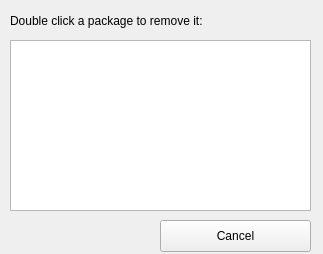
<?xml version="1.0" encoding="UTF-8"?>
<ui version="4.0">
 <class>Remove</class>
 <widget class="QMainWindow" name="Remove">
  <property name="geometry">
   <rect>
    <x>0</x>
    <y>0</y>
    <width>323</width>
    <height>254</height>
   </rect>
  </property>
  <property name="windowTitle">
   <string>MainWindow</string>
  </property>
  <widget class="QWidget" name="centralwidget">
   <widget class="QPushButton" name="cancelButton">
    <property name="geometry">
     <rect>
      <x>160</x>
      <y>220</y>
      <width>151</width>
      <height>32</height>
     </rect>
    </property>
    <property name="text">
     <string>Cancel</string>
    </property>
   </widget>
   <widget class="QListWidget" name="listWidget">
    <property name="geometry">
     <rect>
      <x>10</x>
      <y>40</y>
      <width>301</width>
      <height>171</height>
     </rect>
    </property>
   </widget>
   <widget class="QLabel" name="label">
    <property name="geometry">
     <rect>
      <x>10</x>
      <y>10</y>
      <width>251</width>
      <height>21</height>
     </rect>
    </property>
    <property name="text">
     <string>Double click a package to remove it:</string>
    </property>
   </widget>
   <widget class="QWidget" name="layoutWidget">
    <property name="geometry">
     <rect>
      <x>170</x>
      <y>270</y>
      <width>151</width>
      <height>32</height>
     </rect>
    </property>
    <layout class="QHBoxLayout" name="horizontalLayout"/>
   </widget>
   <widget class="QSplitter" name="splitter">
    <property name="geometry">
     <rect>
      <x>20</x>
      <y>40</y>
      <width>301</width>
      <height>32</height>
     </rect>
    </property>
    <property name="orientation">
     <enum>Qt::Horizontal</enum>
    </property>
   </widget>
  </widget>
 </widget>
 <resources/>
 <connections/>
</ui>
